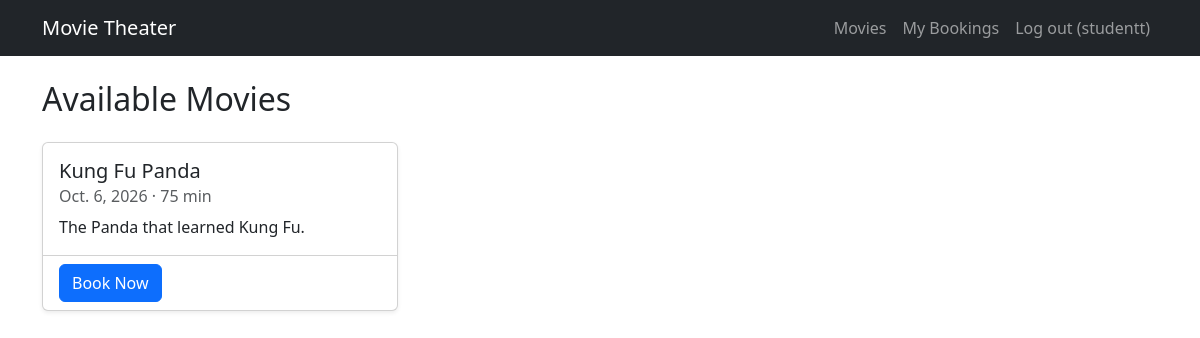
Screenshot of / (signed in) with the database file from the repository.
### bookings/models.py (models this page shows, shortened)
class Movie(models.Model):
    title = models.CharField(max_length=200)
    description = models.TextField(blank=True)
    release_date = models.DateField()
    duration = models.PositiveIntegerField(help_text="Length in minutes")
    class Meta:
        ordering = ["title"]

### bookings/views.py (the view)
# urls.py: path("", views.movie_list, name="movie_list"),
def movie_list(request):
    return render(request, "bookings/movie_list.html", {"movies": Movie.objects.all()})

### bookings/templates/bookings/movie_list.html (shortened to what this page needs)
{% extends 'bookings/base.html' %}
{% block content %}
<h2 class="mb-4">Available Movies</h2>
<div class="row row-cols-1 row-cols-md-3 g-4">
  {% for movie in movies %}
    <div class="col">
      <div class="card h-100 shadow-sm">
        <div class="card-body">
          <h5 class="card-title">{{ movie.title }}</h5>
          <h6 class="card-subtitle mb-2 text-muted">{{ movie.release_date }} &middot; {{ movie.duration }} min</h6>
          <p class="card-text">{{ movie.description }}</p>
        </div>
        <div class="card-footer bg-transparent">
          <a href="{% url 'book_seat' movie.id %}" class="btn btn-primary">Book Now</a>
        </div>
      </div>
    </div>
  {% empty %}
    <p>No movies yet. Add some in the <a href="/admin/">admin</a>.</p>
  {% endfor %}
</div>
{% endblock %}

### bookings/templates/bookings/base.html (shortened to what this page needs)
<!doctype html>
<html lang="en">
<head>
  <link href="https://cdn.jsdelivr.net/npm/bootstrap@5.3.3/dist/css/bootstrap.min.css" rel="stylesheet">
</head>
<body>
<nav class="navbar navbar-expand navbar-dark bg-dark mb-4">
  <div class="container">
    <a class="navbar-brand" href="{% url 'movie_list' %}">Movie Theater</a>
    <ul class="navbar-nav ms-auto align-items-center">
      <li class="nav-item"><a class="nav-link" href="{% url 'movie_list' %}">Movies</a></li>
      {% if user.is_authenticated %}
        <li class="nav-item"><a class="nav-link" href="{% url 'booking_history' %}">My Bookings</a></li>
        <li class="nav-item">
          <form method="post" action="{% url 'logout' %}" class="d-inline">
            <button class="btn btn-link nav-link" type="submit">Log out ({{ user.username }})</button>
          </form>
        </li>
      {% else %}
        <li class="nav-item"><a class="nav-link" href="{% url 'login' %}">Log in</a></li>
        <li class="nav-item"><a class="nav-link" href="{% url 'register' %}">Register</a></li>
      {% endif %}
    </ul>
  </div>
</nav>
<main class="container">
  {% block content %}{% endblock %}
</main>
</body>
</html>

### rows the page displays
Movie: title "Kung Fu Panda", release_date "Oct. 6, 2026", duration "75", description "The Panda that learned Kung Fu."

### other values shown
{{ user.username }} "studentt"
